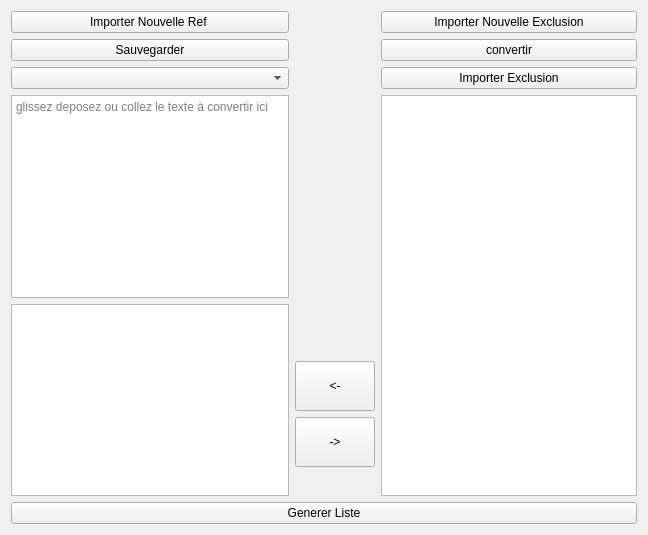
<?xml version="1.0" encoding="UTF-8"?>
<ui version="4.0">
 <class>Form</class>
 <widget class="QWidget" name="Form">
  <property name="geometry">
   <rect>
    <x>0</x>
    <y>0</y>
    <width>648</width>
    <height>535</height>
   </rect>
  </property>
  <property name="windowTitle">
   <string>Gestion d'exclusion</string>
  </property>
  <layout class="QGridLayout" name="gridLayout">
   <item row="15" column="0" colspan="4">
    <widget class="QPushButton" name="btn_generate_list">
     <property name="text">
      <string>Generer Liste</string>
     </property>
    </widget>
   </item>
   <item row="3" column="0">
    <widget class="QPushButton" name="btn_convert_ref">
     <property name="text">
      <string>Sauvegarder</string>
     </property>
    </widget>
   </item>
   <item row="3" column="2" colspan="2">
    <widget class="QPushButton" name="btn_convert_exclusion">
     <property name="text">
      <string>convertir</string>
     </property>
    </widget>
   </item>
   <item row="5" column="2" colspan="2">
    <widget class="QPushButton" name="btn_import_exclusion">
     <property name="text">
      <string>Importer Exclusion</string>
     </property>
    </widget>
   </item>
   <item row="1" column="2" colspan="2">
    <widget class="QPushButton" name="btn_open_exclusion">
     <property name="text">
      <string>Importer Nouvelle Exclusion</string>
     </property>
    </widget>
   </item>
   <item row="1" column="0">
    <widget class="QPushButton" name="btn_open_ref">
     <property name="text">
      <string>Importer Nouvelle Ref </string>
     </property>
    </widget>
   </item>
   <item row="5" column="0">
    <widget class="QComboBox" name="cb_import_json">
     <property name="editable">
      <bool>false</bool>
     </property>
    </widget>
   </item>
   <item row="7" column="2" rowspan="6" colspan="2">
    <widget class="QListWidget" name="lw_liste_exclusion"/>
   </item>
   <item row="7" column="0">
    <widget class="QTextEdit" name="pt_texte_brut">
     <property name="placeholderText">
      <string>glissez deposez ou collez le texte à convertir ici</string>
     </property>
    </widget>
   </item>
   <item row="11" column="1">
    <widget class="QPushButton" name="btn_exclude">
     <property name="minimumSize">
      <size>
       <width>0</width>
       <height>50</height>
      </size>
     </property>
     <property name="text">
      <string>-&gt;</string>
     </property>
     <property name="flat">
      <bool>false</bool>
     </property>
    </widget>
   </item>
   <item row="10" column="1">
    <widget class="QPushButton" name="btn_include">
     <property name="minimumSize">
      <size>
       <width>0</width>
       <height>50</height>
      </size>
     </property>
     <property name="text">
      <string>&lt;-</string>
     </property>
    </widget>
   </item>
   <item row="8" column="0" rowspan="5">
    <widget class="QListWidget" name="lw_liste_ref"/>
   </item>
  </layout>
 </widget>
 <resources/>
 <connections/>
</ui>
